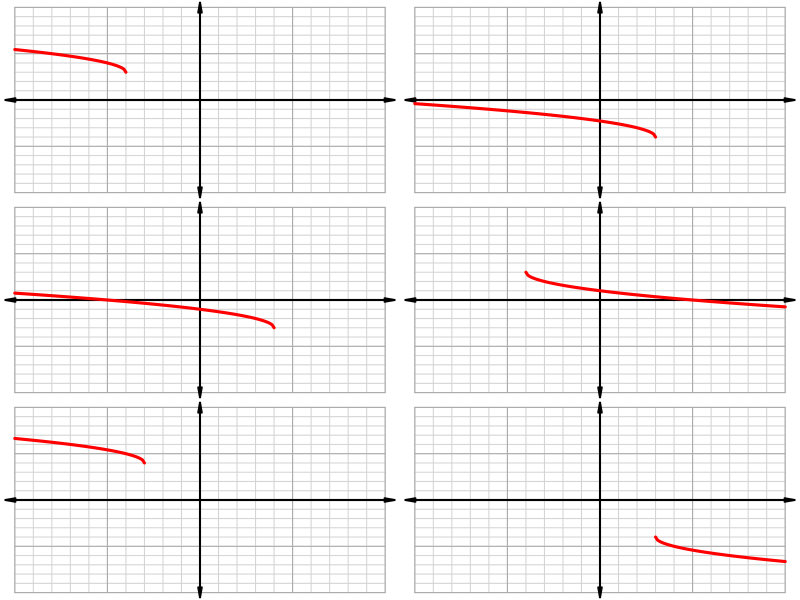

This chart was generated by the following R code:
## ---- chunk 1
n = 6 # make this an even number probably... 6 is good
hk = sample(2:6,2)

cfs = list()
eqs = character()

i = 0
while(i<n){
    hki = sample(hk)*sample(c(-1,1),2)
    h = hki[1]
    k = hki[2]
    ab = sample(c(-1,1),2)
    a = ab[1]
    b = ab[2]
    cf = c(ab,hki)
    if(ab[1]==-1 && ab[2]==-1){
        eq = paste0("-\\sqrt{-(x+",-h,")}+",k,collapse="")
        eq = gsub("+-","-",eq,fixed=T)
    }
    if(ab[1]==1 && ab[2]==-1){
        eq = paste0("\\sqrt{-(x+",-h,")}+",k,collapse="")
        eq = gsub("+-","-",eq,fixed=T)
    }
    if(ab[1]==-1 && ab[2]==1){
        eq = paste0("-\\sqrt{x+",-h,"}+",k,collapse="")
        eq = gsub("+-","-",eq,fixed=T)
    }
    if(ab[1]==1 && ab[2]==1){
        eq = paste0("\\sqrt{x+",-h,"}+",k,collapse="")
        eq = gsub("+-","-",eq,fixed=T)
    }
    if(!(eq%in%eqs)){
        i = i+1
        cfs[[i]] = cf
        eqs[[i]] = eq
    }
}
## ---- chunk 2
par(mar=c(0,0,0,0),
    mfrow=c(ceiling(n/2),2))

for(i in 1:n){
    cf = cfs[[i]]
    plot(0,0,"n",xlim=c(-10,10),ylim=c(-10,10),axes=F,ann=F)
    for(j in -10:10){
        lines(c(j,j),c(-10,10),col="lightgrey",cex=0.8)
        lines(c(-10,10),c(j,j),col="lightgrey",cex=0.8)
    }
    for(j in seq(-10,10,5)){
        lines(c(j,j),c(-10,10),col="darkgrey",cex=1.2)
        lines(c(-10,10),c(j,j),col="darkgrey",cex=1.2)
    }
    arrows(-10.5,0,10.5,0,0.1,10,3,lwd=2)
    arrows(0,-10.5,0,10.5,0.1,10,3,lwd=2)
    x = seq(0,20,0.1)
    y = sqrt(x)
    x = x*sign(cf[1])
    y = y*sign(cf[2])
    x = x+cf[3]
    y = y+cf[4]
    x2 = x[abs(x)<=10]
    y2 = y[abs(x)<=10]
    x3 = x2[abs(y)<=10]
    y3 = y2[abs(y)<=10]
    lines(x3,y3,lwd=3,col="red")
}
